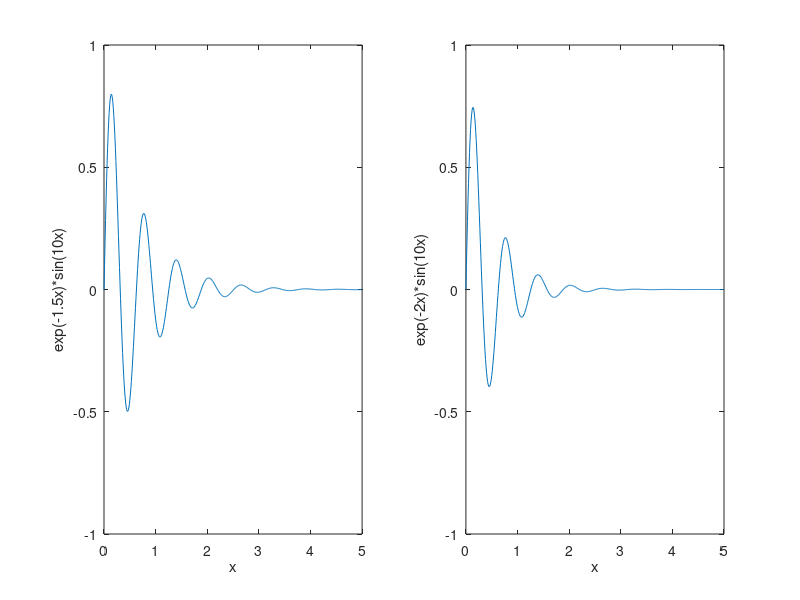

Recreate this plot in MATLAB.
% Working with Figures

% Very basic plotting
x = [-100:10:100];
y = x.^2;

plot(x, y);

% Adding Title, Labels, Grids
x = [0:0.01:10];
y = sin(x);

% xlabel, ylabel, title, grid, squaring of axes
plot(x, y), xlabel('x'), ylabel('Sin(x)'), title('Sin(x) Graph'), grid on, axis equal;

% Drawing Multiple Functions on Same Graph
x = [0:0.01:10];
y = sin(x)
g = cos(x)

% First-pair, second-pair 
plot(x, y, x, g, '.-'), legend('Sin(x)', 'Cos(x)');

% Setting colours on graph
x = [-10:0.01:10];
y = 3*x.^4 + 2*x.^3 + 7*x.^2 + x + 9;
g = 5*x.^3 + 9*x + 2;

% Colours added after pair, using key
plot(x, y, 'r', x, g, 'g');

% Setting axis scales
% Use axis command - axis([xmin xmax ymin ymax])
x = [0:0.01:10];
y = exp(-x).*sin(2*x + 3);

plot(x, y), axis([0 10 -1 1])

% Generating Subplots
% Syntax: subplot(m, n, p) where m/n = rows/columns and p = position
x = [0:0.01:5];

% First subplot
y = exp(-1.5*x).*sin(10*x);
subplot(1,2,1)
plot(x,y), xlabel('x'), ylabel('exp(-1.5x)*sin(10x)'), axis([0 5 -1 1])

% Second subplot
y = exp(-2*x).*sin(10*x);
subplot(1,2,2)
plot(x,y), xlabel('x'), ylabel('exp(-2x)*sin(10x)'), axis([0 5 -1 1])